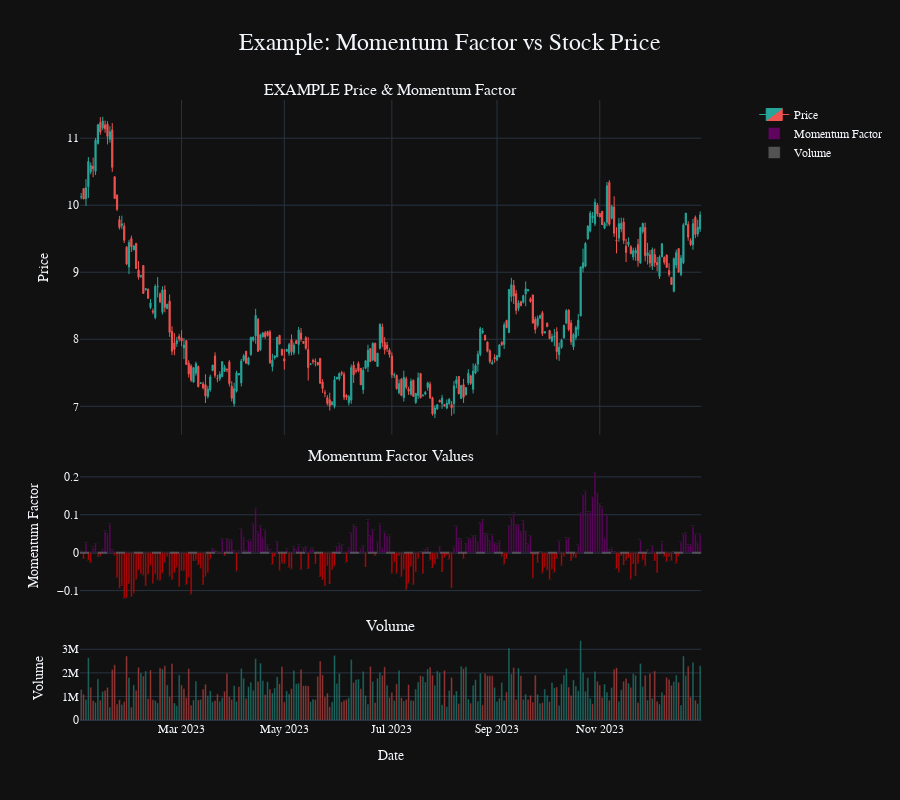

Source (notebook cell):
### Code cell
FactorPlot.plot_factor_price_relation(
        price_data=price_data,
        factor_data=factor_data["momentum"],
        ticker="EXAMPLE",
        factor_name="Momentum Factor",
        factor_color="purple",
        title="Example: Momentum Factor vs Stock Price",
        dark_theme=True
    )
